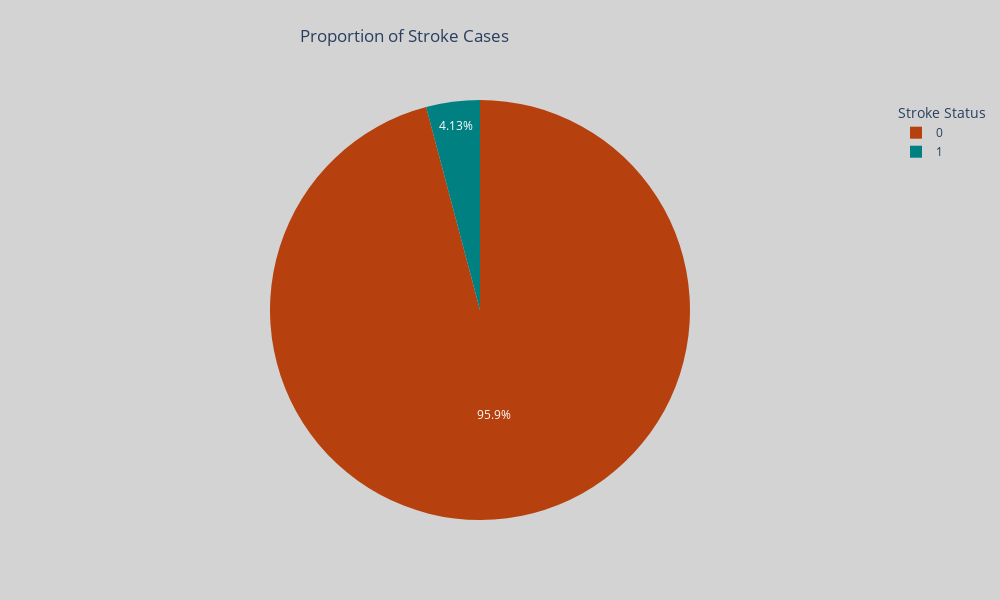

Notebook code cell kept with this figure:
### Code cell
# plot for stroke and non stroke: pie chart: univariate analysis
fig = px.pie(
    stroke_count,
    values = stroke_count.values,
    names = stroke_count.index,
    title = "Proportion of Stroke Cases",
    color_discrete_sequence = plot_color
)
fig.update_layout(
    legend_title_text = "Stroke Status",
    title_x = 0.3,
    title_y = 0.95,
    paper_bgcolor="lightgray",
    plot_bgcolor="black",
    width=1000,
    height=600
)
fig.show()

### Figure 1 — Plotly figure (JSON) as saved in the notebook; plotly's stock layout.template omitted (floating-point values rounded to 4 significant figures)
{"data": [{"domain": {"x": [0, 1], "y": [0, 1]}, "hovertemplate": "stroke=%{label}<br>value=%{value}<extra></extra>", "labels": [0, 1], "legendgroup": "", "name": "", "showlegend": true, "type": "pie", "values": [14671, 632]}], "layout": {"height": 600, "legend": {"title": {"text": "Stroke Status"}, "tracegroupgap": 0}, "paper_bgcolor": "lightgray", "piecolorway": ["#B7410E", "#008080"], "plot_bgcolor": "black", "title": {"text": "Proportion of Stroke Cases", "x": 0.3, "y": 0.95}, "width": 1000}}
